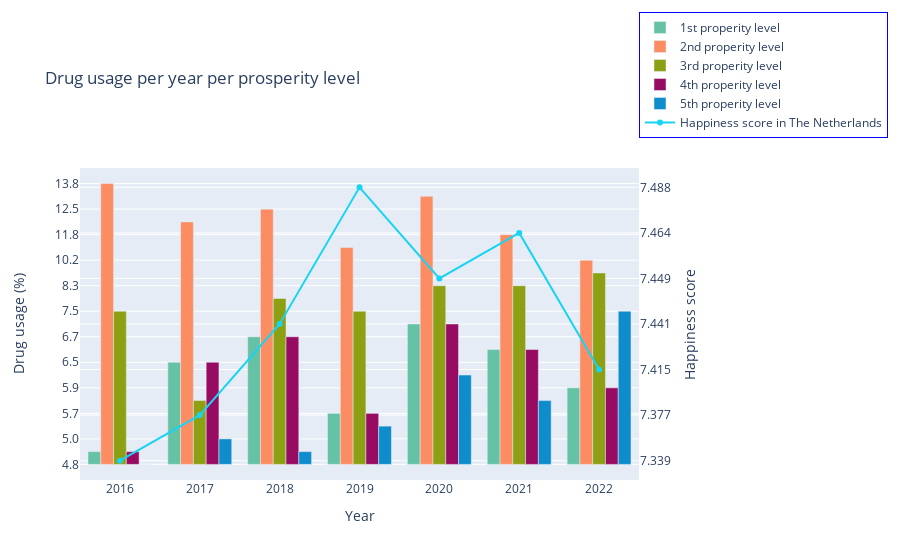

This figure's notebook cell:
### Markdown cell above
Argment 1: The happiness score and drug use in the past year of people that are 12 years or older have a positive correlation. This is also supported by the Pearsons r correlation, which is 0,65.

### Code cell
# Filteren op kenmerken
f_df = cbs_df[cbs_df['\ufeff"Persoonskenmerken"'] == 'Vermogen: 1e 20%-groep']
s_df = cbs_df[cbs_df['\ufeff"Persoonskenmerken"'] == 'Vermogen: 2e 20%-groep']
t_df = cbs_df[cbs_df['\ufeff"Persoonskenmerken"'] == 'Vermogen: 3e 20%-groep']
f_df = cbs_df[cbs_df['\ufeff"Persoonskenmerken"'] == 'Vermogen: 4e 20%-groep']
fi_df = cbs_df[cbs_df['\ufeff"Persoonskenmerken"'] == 'Vermogen: 5e 20%-groep']

 
# Bars maken, kleur geven en titel geven 
fig = go.Figure(data=[
    go.Bar(name='1st properity level', x=f_df['Perioden'], y=f_df["Drugsgebruik, 12 jaar of ouder/Drugsgebruik totaal/Afgelopen jaar (%)"], marker=dict(color='rgb(102,194,165)')),
    go.Bar(name='2nd properity level', x=s_df['Perioden'], y=s_df["Drugsgebruik, 12 jaar of ouder/Drugsgebruik totaal/Afgelopen jaar (%)"], marker=dict(color='rgb(252,141,98)')),
    go.Bar(name='3rd properity level', x=t_df['Perioden'], y=t_df["Drugsgebruik, 12 jaar of ouder/Drugsgebruik totaal/Afgelopen jaar (%)"], marker=dict(color='rgb(141,160,20)')),
    go.Bar(name='4th properity level', x=f_df['Perioden'], y=f_df["Drugsgebruik, 12 jaar of ouder/Drugsgebruik totaal/Afgelopen jaar (%)"], marker=dict(color='rgb(152,11,98)')),
    go.Bar(name='5th properity level', x=fi_df['Perioden'], y=fi_df["Drugsgebruik, 12 jaar of ouder/Drugsgebruik totaal/Afgelopen jaar (%)"], marker=dict(color='rgb(14,140,203)')),
    go.Scatter(x=np.array(happy_netherlands['Year']),
    y=np.array(happy_netherlands['happinessscore']),
    name='Happiness score in The Netherlands', yaxis='y2')])

# Opmaak van de grafiek
fig.update_layout(title=dict(text='Drug usage per year per prosperity level'), 
    legend=dict(
    yanchor="top",
    y=1.5,
    xanchor="left",
    x=1,
    bordercolor='blue',
    borderwidth = 1),
    xaxis_type='category', xaxis=dict(title='Year', tickmode='linear'), 
    yaxis=dict(title='Drug usage (%)', tickformat='%', categoryorder='category ascending'),
    yaxis2=dict(
        title='Happiness score',
        overlaying='y',
        side='right',
        categoryorder='category ascending'
    ),
    barmode='group')

### Figure 1 — Plotly figure (JSON) as saved in the notebook; plotly's stock layout.template omitted (floating-point values rounded to 4 significant figures)
{"data": [{"marker": {"color": "rgb(102,194,165)"}, "name": "1st properity level", "type": "bar", "x": [2016, 2017, 2018, 2019, 2020, 2021, 2022], "y": ["     4.9", "     6.5", "     6.7", "     5.7", "     7.2", "     6.6", "     5.9"]}, {"marker": {"color": "rgb(252,141,98)"}, "name": "2nd properity level", "type": "bar", "x": [2016, 2017, 2018, 2019, 2020, 2021, 2022], "y": ["    13.8", "    12.1", "    12.5", "    10.7", "    12.9", "    11.8", "    10.2"]}, {"marker": {"color": "rgb(141,160,20)"}, "name": "3rd properity level", "type": "bar", "x": [2016, 2017, 2018, 2019, 2020, 2021, 2022], "y": ["     7.5", "     5.8", "     7.6", "     7.5", "     8.3", "     8.3", "     8.5"]}, {"marker": {"color": "rgb(152,11,98)"}, "name": "4th properity level", "type": "bar", "x": [2016, 2017, 2018, 2019, 2020, 2021, 2022], "y": ["     4.9", "     6.5", "     6.7", "     5.7", "     7.2", "     6.6", "     5.9"]}, {"marker": {"color": "rgb(14,140,203)"}, "name": "5th properity level", "type": "bar", "x": [2016, 2017, 2018, 2019, 2020, 2021, 2022], "y": ["     4.8", "     5.0", "     4.9", "     5.4", "     6.4", "     5.8", "     7.5"]}, {"name": "Happiness score in The Netherlands", "type": "scatter", "x": [2016, 2017, 2018, 2019, 2020, 2021, 2022], "y": ["7.339", "7.377", "7.441", "7.488", "7.449", "7.464", "7.415"], "yaxis": "y2"}], "layout": {"barmode": "group", "legend": {"bordercolor": "blue", "borderwidth": 1, "x": 1, "xanchor": "left", "y": 1.5, "yanchor": "top"}, "title": {"text": "Drug usage per year per prosperity level"}, "xaxis": {"tickmode": "linear", "title": {"text": "Year"}, "type": "category"}, "yaxis": {"categoryorder": "category ascending", "tickformat": "%", "title": {"text": "Drug usage (%)"}}, "yaxis2": {"categoryorder": "category ascending", "overlaying": "y", "side": "right", "title": {"text": "Happiness score"}}}}
